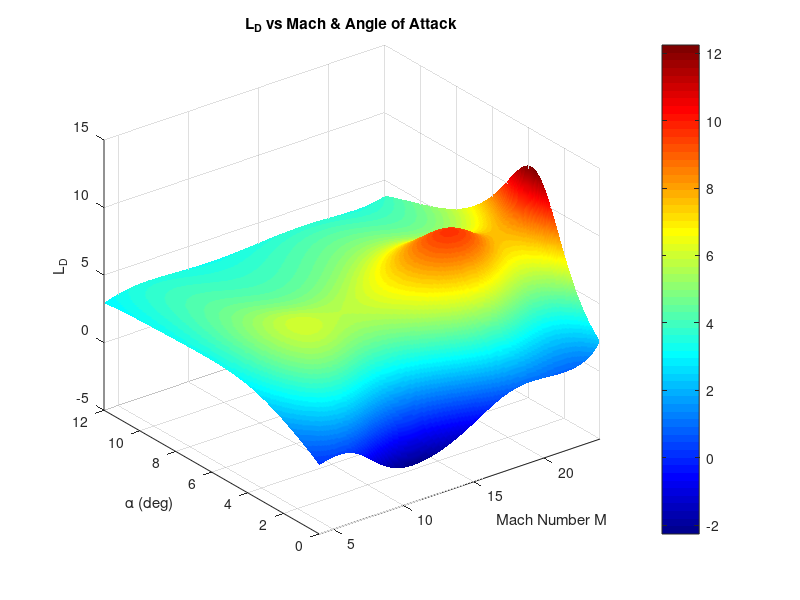
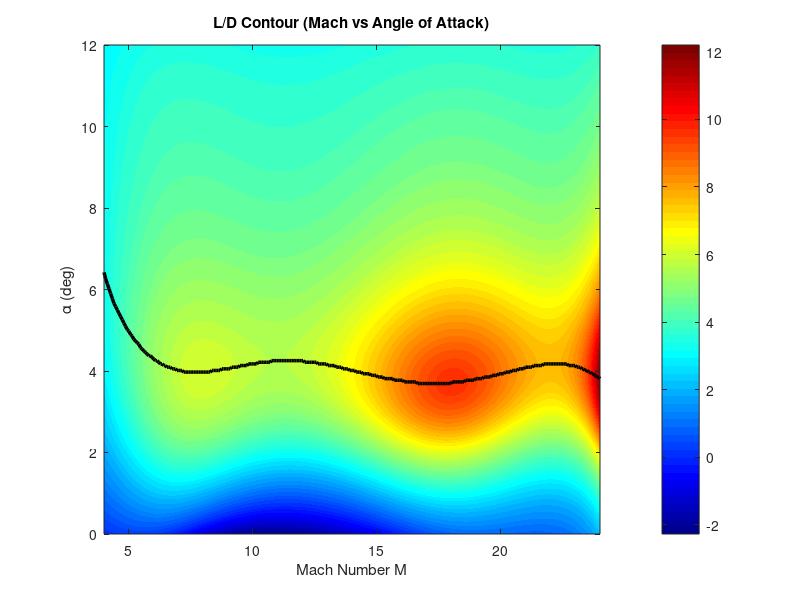

MATLAB code for these plots, in order:
%{
/*
 * @Author: blueWALL-E
 * @Date: 2025-10-30 10:27:16
 * @LastEditTime: 2025-11-03 14:34:03
 * @FilePath: \GHV_open\GHV_analysis\L_D_analysis.m
 * @Description: 飞行器升阻比分析
 * @Wearing:  Read only, do not modify place!!!
 * @Shortcut keys:  ctrl+alt+/ ctrl+alt+z
 */
%}
M_vals = linspace(4, 24, 300); % 马赫数
ALPHA_vals = linspace(0, 12, 300); % 攻角

[M, ALPHA] = ndgrid(M_vals, ALPHA_vals);
LE = 0;
RE = 0;
RUD = 0;

CLbv = -8.19E-02 ...
    +4.70E-02 * M ...
    +1.86E-02 * ALPHA ...
    -4.73E-04 * (ALPHA .* M) ...
    -9.19E-03 * M .^ 2 ...
    -1.52E-04 * ALPHA .^ 2 ...
    +5.99E-07 * (ALPHA .* M) .^ 2 ...
    +7.74E-04 * M .^ 3 ...
    +4.08E-06 * ALPHA .^ 3 ...
    -2.93E-05 * M .^ 4 ...
    -3.91E-07 * ALPHA .^ 4 ...
    +4.12E-07 * M .^ 5 ...
    +1.30E-08 * ALPHA .^ 5;
CL_RE = -1.45E-05 ...
    +1.01E-04 * ALPHA ...
    +7.10E-06 * M ...
    -4.14E-04 * RE ...
    -3.51E-06 * (ALPHA .* RE) ...
    +4.70E-06 * (ALPHA .* M) ...
    +8.72E-06 * (M .* RE) ...
    -1.70E-07 * (ALPHA .* M) .* RE;
CL_LE = -1.45E-05 ...
    +1.01E-04 * ALPHA ...
    +7.10E-06 * M ...
    -4.14E-04 * LE ...
    -3.51E-06 * (ALPHA .* LE) ...
    +4.70E-06 * (ALPHA .* M) ...
    +8.72E-06 * (M .* LE) ...
    -1.70E-07 * (ALPHA .* M) .* LE;
CL = CLbv + CL_RE + CL_LE;

CDbv = 8.717E-02 ...
    -3.307E-02 * M ...
    +3.179E-03 * ALPHA ...
    -1.250E-04 * (ALPHA .* M) ...
    +5.036E-03 * M .^ 2 ...
    -1.100E-03 * ALPHA .^ 2 ...
    +1.405E-07 * (ALPHA .* M) .^ 2 ...
    -3.658E-04 * M .^ 3 ...
    +3.175E-04 * ALPHA .^ 3 ...
    +1.274E-05 * M .^ 4 ...
    -2.985E-05 * ALPHA .^ 4 ...
    -1.705E-07 * M .^ 5 ...
    +9.766E-07 * ALPHA .^ 5;
CD_RE = 4.5548e-004 ...
    +2.5411e-005 * ALPHA ...
    -1.1436e-004 * M ...
    -3.6417e-005 * RE ...
    -5.3015e-007 * ((ALPHA .* M) .* RE) ...
    +3.2187e-006 * (ALPHA .^ 2) ...
    +3.0140e-006 * (M .^ 2) ...
    +6.9629e-006 * (RE .^ 2) ...
    +2.1026e-012 * (((ALPHA .* M) .* RE) .^ 2);
CD_LE = 4.5548e-004 ...
    +2.5411e-005 * ALPHA ...
    -1.1436e-004 * M ...
    -3.6417e-005 * LE ...
    -5.3015e-007 * ((ALPHA .* M) .* LE) ...
    +3.2187e-006 * (ALPHA .^ 2) ...
    +3.0140e-006 * (M .^ 2) ...
    +6.9629e-006 * (LE .^ 2) ...
    +2.1026e-012 * (((ALPHA .* M) .* LE) .^ 2);
CD_RUD = +7.50E-04 ...
    -2.29E-05 * ALPHA ...
    -9.69E-05 * M ...
    -1.83E-06 * RUD ...
    +9.13E-09 * (ALPHA .* M) .* RUD ...
    +8.76E-07 * ALPHA .^ 2 ...
    +2.70E-06 * M .^ 2 ...
    +1.97E-06 * RUD .^ 2 ...
    -1.77E-11 * ((ALPHA .* M) .* RUD) .^ 2;
CD = CDbv + CD_RE + CD_LE + CD_RUD;

L_D = CL ./ CD;

% ----------------------------------------
% 计算每个马赫数下的最佳升阻比对应的攻角（山脊线）
% ----------------------------------------
[num_M, num_alpha] = size(L_D);

alpha_opt = zeros(1, num_M); % 每个 M 下最优攻角
LD_opt = zeros(1, num_M); % 每个 M 下的最大 L/D

for i = 1:num_M
    % 对第 i 个 M，把这一行所有攻角的 L/D 都拿来比
    [LD_opt(i), idx] = max(L_D(i, :)); % <= 这里改成行
    alpha_opt(i) = ALPHA(i, idx); % 取对应的攻角
end

figure;
surf(M, ALPHA, L_D); % 三维曲面
shading interp; % 平滑一下表面
colormap(jet); % 使用jet颜色图
colorbar; % 显示颜色对应值
xlabel('Mach Number M');
xlim([4, 24]);
ylabel('\alpha (deg)');
zlabel('L_D');
title('L_D vs Mach & Angle of Attack');
grid on;

figure;
contourf(M, ALPHA, L_D, 300, 'LineStyle', 'none');
colormap(jet);
colorbar;
xlabel('Mach Number M');
ylabel('\alpha (deg)');
title('L/D Contour (Mach vs Angle of Attack)');
axis tight;
hold on;
plot(M_vals, alpha_opt, 'k-', 'LineWidth', 2.5); % 把山脊线压上去
hold off;
